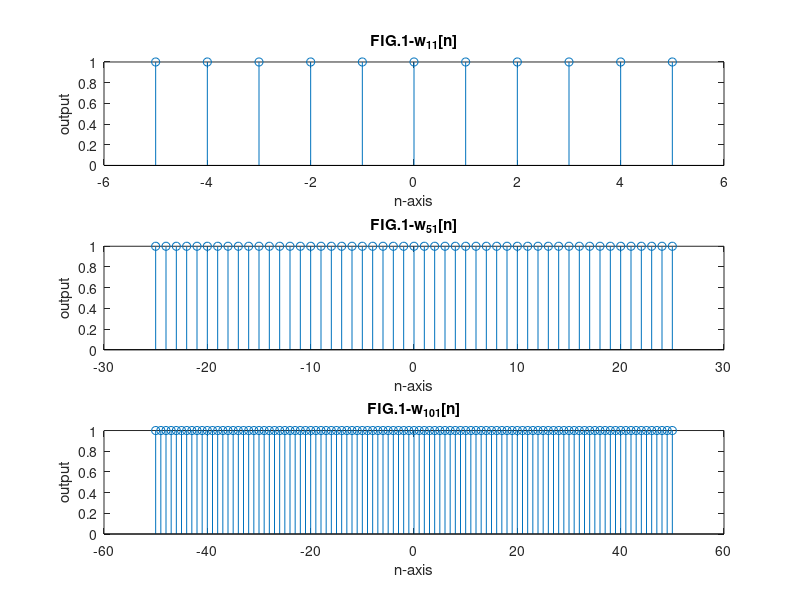
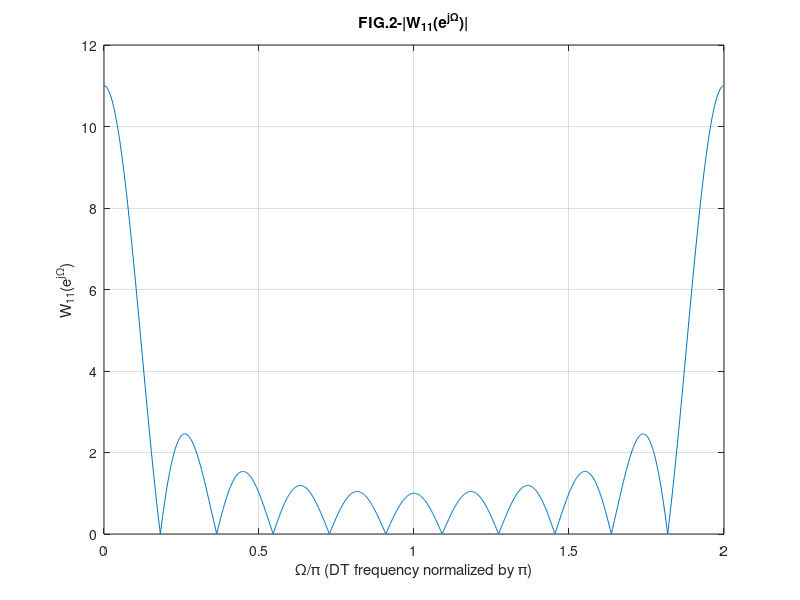
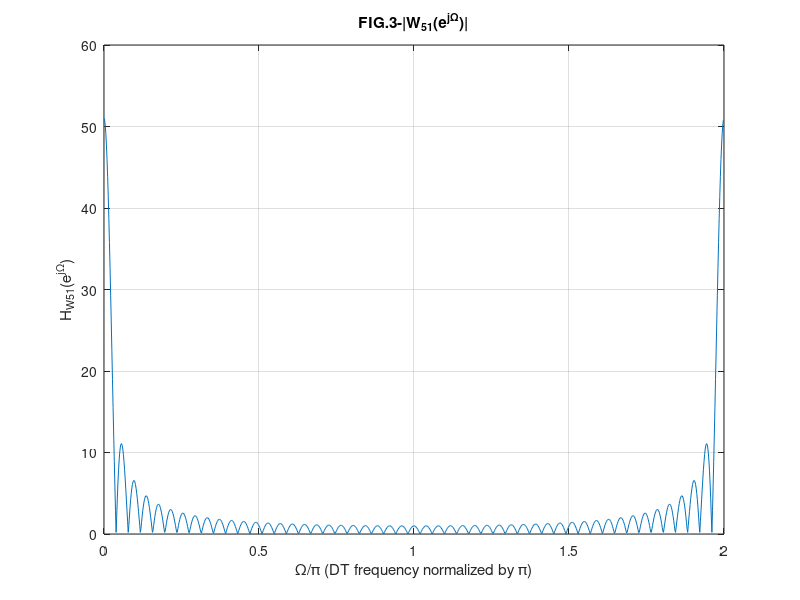
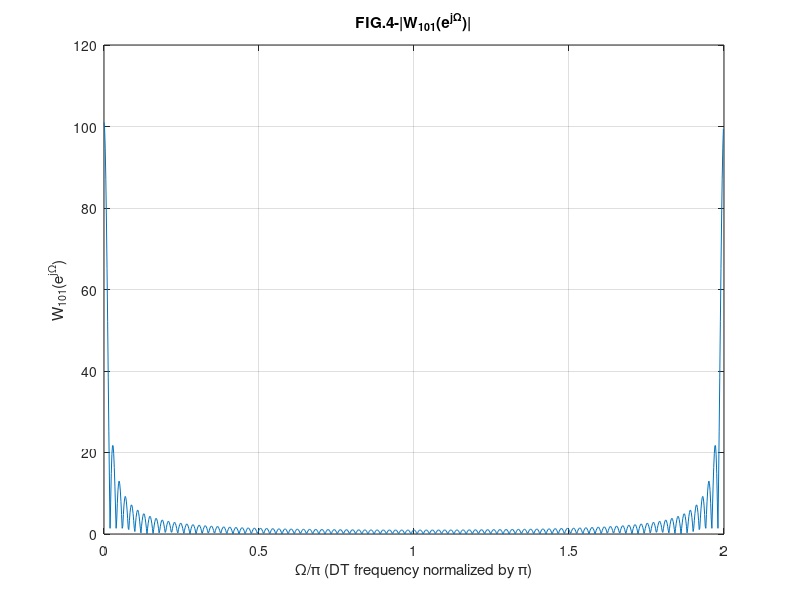

MATLAB code to generate these figures, in order: (Note: this script raises an error after producing the figures.)
clear all; 
close all; 

%--------------------------------------------------------------------------
%3 FIR Filter Design via the Window Method 
%PART (b) START - - - - - - - - - - - - - - - - - - - - - - - - - - - - - -
%declare rect. windows 
w11=rectwin(11);  
w51=rectwin(51); 
w101=rectwin(101); 
%plot rect. windows
n_11=-5:5;
n_51=-25:25;
n_101=-50:50; 
figure(1); 
subplot(3,1,1), stem(n_11,w11); 
title('FIG.1-w_{11}[n]'); 
xlabel('n-axis'); 
ylabel('output'); 
subplot(3,1,2), stem(n_51,w51); 
title('FIG.1-w_{51}[n]'); 
xlabel('n-axis'); 
ylabel('output');
subplot(3,1,3), stem(n_101,w101); 
title('FIG.1-w_{101}[n]');
xlabel('n-axis'); 
ylabel('output');
%FFTs of rect. windows 
W11=fft(w11,1024); 
W51=fft(w51,1024); 
W101=fft(w101,1024); 
%plot FFTs of rect. windows individually 
k = 0:1023; 
omega = 2*pi*k/1024; 
figure(); %figure 2 
plot(omega/pi,abs(W11)); 
title('FIG.2-|W_{11}(e^{j\Omega})|'); xlabel('\Omega/\pi (DT frequency normalized by \pi)'); ylabel('W_{11}(e^{j\Omega})'); 
grid; 
figure(); %figure 3 
plot(omega/pi,abs(W51)); 
title('FIG.3-|W_{51}(e^{j\Omega})|'); xlabel('\Omega/\pi (DT frequency normalized by \pi)'); ylabel('H_{W51}(e^{j\Omega})'); 
grid; 
figure(); %figure 4 
plot(omega/pi,abs(W101)); 
title('FIG.4-|W_{101}(e^{j\Omega})|'); xlabel('\Omega/\pi (DT frequency normalized by \pi)'); ylabel('W_{101}(e^{j\Omega})');  
grid; 
%subplot the FFTs of the windows 
figure(); %figure 5  
subplot(3,1,1), plot(omega/pi,(abs(W11))); 
grid; title('|W_{11}(e^{j\Omega})|'); xlabel('\Omega/\pi (DT frequency normalized by \pi)'); ylabel('W_{11}(e^{j\Omega})'); 
subplot(3,1,2), plot(omega/pi,(abs(W51))); 
grid; title('|W_{51}(e^{j\Omega})|'); xlabel('\Omega/\pi (DT frequency normalized by \pi)'); ylabel('W_{51}(e^{j\Omega})'); 
subplot(3,1,3), plot(omega/pi,(abs(W101))); 
grid; title('|W_{101}(e^{j\Omega})|'); xlabel('\Omega/\pi (DT frequency normalized by \pi)'); ylabel('W_{101}(e^{j\Omega})'); 
%plot all 3 rect. windows together  
figure(); %figure 6  
plot(omega/pi,abs(W11),'b-',omega/pi,abs(W51),'r--',omega/pi,abs(W101),'g-.'); 
grid; title('FIG.6-|W_{11}(e^{j\Omega})|, |W_{51}(e^{j\Omega})|, |W_{101}(e^{j\Omega})|'); xlabel('\Omega/\pi (DT frequency normalized by \pi)'); ylabel('W_{11}(e^{j\Omega}), W_{51}(e^{j\Omega}), W_{101}(e^{j\Omega})');  
legend('11pt rectwin','51pt rectwin','101pt rectwin'); 
xlim([0 0.25]); 
%plot all 3 rect. windows on a 10*log_10 scale for comparison 
figure(); %figure 7
subplot(3,1,1), plot(omega/pi,10*log10(abs(W11)));
grid; title('10*log_{10}(|W_{11}(e^{j\Omega})|)'); xlabel('\Omega/\pi (DT frequency normalized by \pi)'); ylabel('10*log_{10}(|W_{11}(e^{j\Omega})|)dB'); 
subplot(3,1,2), plot(omega/pi,10*log10(abs(W51))); 
grid; title('10*log_{10}(|W_{51}(e^{j\Omega})|)'); xlabel('\Omega/\pi (DT frequency normalized by \pi)'); ylabel('10*log_{10}(|W_{51}(e^{j\Omega})|)dB'); 
subplot(3,1,3), plot(omega/pi,10*log10(abs(W101))); 
grid; title('10*log_{10}(|W_{101}(e^{j\Omega})|)'); xlabel('\Omega/\pi (DT frequency normalized by \pi)'); ylabel('10*log_{10}(|W_{101}(e^{j\Omega})|)dB'); 

%PART (b) END - - - - - - - - - - - - - - - - - - - - - - - - - - - - - - -
%--------------------------------------------------------------------------

%--------------------------------------------------------------------------
%PART (c) START - - - - - - - - - - - - - - - - - - - - - - - - - - - - - -
%lowpass filter parameters
cutoff=(pi/4);  
n_5=-5:5;
n_25=-25:25;
n_50=-50:50;  
%creating the 3 lowpass filters 
h_11=(sin((cutoff).*n_5))./(pi.*n_5);
h_11(6)=0.25; %value at zero 
h_51=(sin((cutoff).*n_25))./(pi.*n_25);
h_51(26)=0.25; 
h_101=(sin((cutoff).*n_50))./(pi.*n_50); 
h_101(51)=0.25; 
%(i)plotting the filters 
figure(); %figure 8  
subplot(3,1,1), stem(n_5,h_11,'filled');
grid; title('3(c{i}):h_{lpf_{11}}[n]'); xlabel('n-axis'); ylabel('h_{lpf_{11}}[n]'); 
subplot(3,1,2), stem(n_25,h_51,'filled'); 
grid; title('3(c{i}):h_{lpf_{51}}[n]'); xlabel('n-axis'); ylabel('h_{lpf_{51}}[n]'); 
subplot(3,1,3), stem(n_50,h_101,'filled'); 
grid; title('3(c{i}):h_{lpf_{101}}[n]'); xlabel('n-axis'); ylabel('h_{lpf_{101}}[n]'); 
%(ii)frequency response of filters 
H11=fft(h_11,1024); 
H51=fft(h_51,1024); 
H101=fft(h_101,1024); 
figure(); %figure 9  
subplot(3,1,1), plot(omega/pi,(abs(H11)));
grid; title('|H_{W11}(e^{j\Omega})|'); xlabel('\Omega/\pi (DT frequency normalized by \pi)'); ylabel('|H_{W11}(e^{j\Omega})|'); 
subplot(3,1,2), plot(omega/pi,(abs(H51))); 
grid; title('|H_{W11}(e^{j\Omega})|'); xlabel('\Omega/\pi (DT frequency normalized by \pi)'); ylabel('|H_{W51}(e^{j\Omega})|'); 
subplot(3,1,3), plot(omega/pi,(abs(H101))); 
grid; title('|H_{W11}(e^{j\Omega})|'); xlabel('\Omega/\pi (DT frequency normalized by \pi)'); ylabel('|H_{W101}(e^{j\Omega})|'); 
%(iii)discussion 

%talk about something here 

%PART (c) END - - - - - - - - - - - - - - - - - - - - - - - - - - - - - - -
%--------------------------------------------------------------------------

%--------------------------------------------------------------------------
%PART (d) START - - - - - - - - - - - - - - - - - - - - - - - - - - - - - -
%(i)making the blackman windows
blackman11=blackman(11); 
blackman51=blackman(51); 
blackman101=blackman(101); 
%plotting blackman windows 
figure(); %figure 10 
subplot(3,1,1), stem(n_5,blackman11); 
grid; title('FIG.10-11pt BMW'); xlabel('n-axis'); ylabel('BMW_{11}[n]'); 
subplot(3,1,2), stem(n_25,blackman51); 
grid; title('FIG.10-51pt BMW'); xlabel('n-axis'); ylabel('BMW_{51}[n]'); 
subplot(3,1,3), stem(n_50,blackman101); 
grid; title('FIG.10-101pt BMW'); xlabel('n-axis'); ylabel('BMW_{101}[n]');  
%(ii)plot the frequency reponse of the 3 blackman windows 
%FFTs of blackman windows 
BM11=fft(blackman11,1024); 
BM51=fft(blackman51,1024); 
BM101=fft(blackman101,1024); 
%plotting FFTs of blackman windows 
figure(); %figure 11 
subplot(3,1,1), plot(omega/pi,10*log10(abs(BM11))); 
grid; title('10*log_{10}(|BMW_{11}(e^{j\Omega})|)'); xlabel('\Omega/\pi (DT frequency normalized by \pi)'); ylabel('10*log_{10}(|BMW_{11}(e^{j\Omega})|)'); 
subplot(3,1,2), plot(omega/pi,10*log10(abs(BM51))); 
grid; title('10*log_{10}(|BMW_{51}(e^{j\Omega})|)'); xlabel('\Omega/\pi (DT frequency normalized by \pi)'); ylabel('10*log_{10}(|BMW_{51}(e^{j\Omega})|)'); 
subplot(3,1,3), plot(omega/pi,10*log10(abs(BM101)));
grid; title('10*log_{10}(|BMW_{101}(e^{j\Omega})|)'); xlabel('\Omega/\pi (DT frequency normalized by \pi)'); ylabel('10*log_{10}(|BMW_{101}(e^{j\Omega})|)'); 
%(iii)%designing the lowpass filters with blackman windows 
hlpf_BMW11=transpose(blackman11).*h_11; 
hlpf_BMW51=transpose(blackman51).*h_51; 
hlpf_BMW101=transpose(blackman101).*h_101; 
%frequency response
HLPF_BMW11=fft(hlpf_BMW11,1024); 
HLPF_BMW51=fft(hlpf_BMW51,1024); 
HLPF_BMW101=fft(hlpf_BMW101,1024); 
%plotting
figure(); %figure 12 
subplot(3,1,1),plot(omega/pi,20*log10(abs(HLPF_BMW11))); 
grid; title('20*log_{10}(|H_{BMW11}(e^{j\Omega})|)'); xlabel('\Omega/\pi (DT frequency normalized by \pi)'); ylabel('20*log_{10}(|H_{BMW11}(e^{j\Omega})|)'); 
subplot(3,1,2),plot(omega/pi,20*log10(abs(HLPF_BMW51))); 
grid; title('20*log_{10}(|H_{BMW51}(e^{j\Omega})|)'); xlabel('\Omega/\pi (DT frequency normalized by \pi)'); ylabel('20*log_{10}(|H_{BMW51}(e^{j\Omega})|)'); 
subplot(3,1,3),plot(omega/pi,20*log10(abs(HLPF_BMW101))); 
grid; title('20*log_{10}(|H_{BMW101}(e^{j\Omega})|)'); xlabel('\Omega/\pi (DT frequency normalized by \pi)'); ylabel('20*log_{10}(|H_{BMW101}(e^{j\Omega})|)'); 
%(iv)

%come back to this part later when you understand the directions 

%PART (d) END - - - - - - - - - - - - - - - - - - - - - - - - - - - - - - -

%PART (e) START - - - - - - - - - - - - - - - - - - - - - - - - - - - - - -
 
%see script attached 

%PART (e) END - - - - - - - - - - - - - - - - - - - - - - - - - - - - - - - 

%PART (f) START - - - - - - - - - - - - - - - - - - - - - - - - - - - - - -
winfxn='blackman'; 
M=5; %from -5 to 5, an 11 point blackman window 
[h,n]=firwinlpf((pi/4),M,winfxn); 
figure(); %figure 13 
stem(n,h,'filled'); 
grid; title('FIG.13-firwinlpf test:\Omega_{c}=\pi/4,M=5,blackman'); xlabel('n-axis'); ylabel('h_{BMW11}[n]'); 

%PART (f) END - - - - - - - - - - - - - - - - - - - - - - - - - - - - - - -
%--------------------------------------------------------------------------
%//////////////////////////////////////////////////////////////////////////

%//////////////////////////////////////////////////////////////////////////
%--------------------------------------------------------------------------
%4 Design of a Bandpass and Highpass FIR Filters  
%PART (a) START - - - - - - - - - - - - - - - - - - - - - - - - - - - - - -

%see hand calculations 

%PART (a) END - - - - - - - - - - - - - - - - - - - - - - - - - - - - - - - 

%see hand calculations 

%PART (b) START - - - - - - - - - - - - - - - - - - - - - - - - - - - - - -

%see hand calculations 

%PART (b) END - - - - - - - - - - - - - - - - - - - - - - - - - - - - - - - 

%PART (c) START - - - - - - - - - - - - - - - - - - - - - - - - - - - - - -
%apply the firwinlpf function 
winfxn='rectwin'; 
[h_bp,n_bp]=firwinlpf((pi/3),50,winfxn); 
figure(); %figure 14
stem(n_bp,h_bp,'filled'); 
grid; title('4(c):FIG.14-w_{101}[n]*h_{ideal_{lpf}}[n]\Omega_c=\pi/3'); xlabel('n-axis'); ylabel('h_{w_{101}}[n]'); 
%modulate by a cosine function 
h_bp_101=1*transpose(h_bp).*cos(pi*n_bp); 
%H_BP_101=fft(h_bp_101,1024); 
[mag,omega]=freqz(h_bp_101,1,1024,'whole'); 
figure(); %figure 15 
%freqz(h_bp_101,1024,'whole'); 
plot(omega/pi,abs(mag)); 
grid; title('4(c):FIG.15-|H_{HP_{W101}}(e^{j\Omega})|~\Omega_c=\pi/3,\Omega_0=\pi'); xlabel('\Omega/\pi (DT frequency normalized by \pi)'); ylabel('H_{HP_{W101}}(e^{j\Omega})'); 
%PART (c) END - - - - - - - - - - - - - - - - - - - - - - - - - - - - - - - 

%PART (d) START - - - - - - - - - - - - - - - - - - - - - - - - - - - - - -
%(i)

%see hand calculations 

%(ii)

%see hand calculations 

%(iii)
%parameters for the firwinlpf fuction 
winfxn='rectwin'; 
cutoff=pi/5;
M=50; %for a 101 point rectwin 
[h_101_2,n_101_2]=firwinlpf(cutoff,M,winfxn); 
figure(); %figure 16
stem(n_101_2,h_101_2,'filled');
grid; title('4d(iii):w_{101}[n]*h_{ideal_{lpf}}[n]:\Omega_c=\pi/5,M=101,rectwin \Omega_c=\pi/5'); xlabel('n-axis'); ylabel('h_{w_{101}}[n]'); 
%modulate by a cosine function 
h_bp_101_2=2*transpose(h_101_2).*cos(((2*pi)/5)*n_101_2);
%H_BP_101_2=fft(h_bp_101_2,1024);
[mag,phase]=freqz(h_bp_101_2,1,1024,'whole'); 
figure(); %figure 17 
plot(phase/pi,abs(mag)); 
grid; title('4d(iii):|H_{BP_{W101}}(e^{j\Omega})|~\Omega_c=\pi/5,\Omega_0=2\pi/5'); xlabel('\Omega/\pi (DT frequency normalized by \pi)'); ylabel('H_{BP_{W101}}(e^{j\Omega})'); 
%PART (d) END - - - - - - - - - - - - - - - - - - - - - - - - - - - - - - - 
%--------------------------------------------------------------------------

%--------------------------------------------------------------------------
%5 AUDIO FILTERING EXAMPLE 
%PART (a) START - - - - - - - - - - - - - - - - - - - - - - - - - - - - - -

%see analytical calculations 

%PART (a) END - - - - - - - - - - - - - - - - - - - - - - - - - - - - - - -

%PART (b) START - - - - - - - - - - - - - - - - - - - - - - - - - - - - - -

%see analytical calculations 

%PART (b) START- - - - - - - - - - - - - - - - - - - - - - - - - - - - - - -

%see analytical calculations 

%PART (b) END - - - - - - - - - - - - - - - - - - - - - - - - - - - - - - -

%PART (c) START - - - - - - - - - - - - - - - - - - - - - - - - - - - - - -
%(i)PLAY THE NOISY SIGNAL XAUDIO WITH FS 
load noisytrack.mat 
%soundsc(xaudio,fs); 
%(ii)CREATE THE FILTERS AND FILTER THE AUDIO 
%lengths for the windows
%M_han=37;
M_han=44; %new length used to meet the requirements 
M_ham=47; 
M_black=68; 
window_cutoff=0.192744*pi; 
%use the firwinlpf function 
[h_han,m_han]=firwinlpf(window_cutoff,M_han,'hanning'); 
[h_ham,m_ham]=firwinlpf(window_cutoff,M_ham,'hamming'); 
[h_black,m_black]=firwinlpf(window_cutoff,M_black,'blackman'); 
%freqz of of the impulse respnose
[han_h,han_freq]=freqz(h_han,1,8192,'whole',fs); 
[ham_h,ham_freq]=freqz(h_ham,1,8192,'whole',fs); 
[black_h,black_freq]=freqz(h_black,1,8192,'whole',fs); 

%plotting the frequency response
figure();
subplot(3,1,1), plot(han_freq,abs(han_h)); 
grid; title('5(c):FIG.-|H_{HAN}(e^{j\Omega})|'); xlabel('Frequency(Hz)'); ylabel('|H_{HAN}(e^{j\Omega})|'); 
subplot(3,1,2), plot(ham_freq,abs(ham_h)); 
grid; title('5(c):FIG.-|H_{HAM}(e^{j\Omega})|'); xlabel('Frequency(Hz)'); ylabel('|H_{HAM}(e^{j\Omega})|'); 
subplot(3,1,3), plot(black_freq,abs(black_h)); 
grid; title('5(c):FIG.-|H_{BLACK}(e^{j\Omega})|'); xlabel('Frequency(Hz)'); ylabel('|H_{BLACK}(e^{j\Omega})|'); 

%plotting the passband of each filter 
figure(); 
subplot(3,1,1),plot(han_freq,abs(han_h));
ylim([0.9900,1.010]); 
xlim([0 5000]); 
grid; title('5(c):FIG.-Passband of |H_{HAN}(e^{j\Omega})|'); xlabel('Frequency(Hz)'); ylabel('H_{HAN}(e^{j\Omega})'); 

subplot(3,1,2),plot(ham_freq,abs(ham_h)); 
ylim([0.9900,1.010]); 
xlim([0 5000]); 
grid; title('5(c):FIG.-Passband of |H_{HAM}(e^{j\Omega})|'); xlabel('Frequency(Hz)'); ylabel('H_{HAM}(e^{j\Omega})');

subplot(3,1,3),plot(black_freq,abs(black_h)); 
ylim([0.9900,1.010]); 
xlim([0 5000]); 
grid; title('5(c):FIG.-Passband of |H_{BLACK}(e^{j\Omega})|'); xlabel('Frequency(Hz)'); ylabel('H_{BLACK}(e^{j\Omega})');

%plotting the stopband 
figure(); 
subplot(3,1,1), plot(han_freq,abs(han_h)); 
xlim([4900 7000]); 
ylim([0 0.010]);
grid; title('5(c):FIG.-Stopband of |H_{HAN}(e^{j\Omega})|'); xlabel('Frequency(Hz)'); ylabel('H_{HAN}(e^{j\Omega})'); 

subplot(3,1,2), plot(ham_freq,abs(ham_h)); 
xlim([4900 7000]); 
ylim([0 0.010]);
grid; title('5(c):FIG.-Stopband of |H_{HAM}(e^{j\Omega})|'); xlabel('Frequency(Hz)'); ylabel('H_{HAM}(e^{j\Omega})');

subplot(3,1,3), plot(black_freq,abs(black_h)); 
xlim([4900 7000]); 
ylim([0 0.010]);
grid; title('5(c):FIG.-Stopband of |H_{BLACK}(e^{j\Omega})|'); xlabel('Frequency(Hz)'); ylabel('H_{BLACK}(e^{j\Omega})');

%plotting the phase 
figure(); 
subplot(3,2,1), plot(han_freq,angle(han_h)); 
grid; title('5(c):FIG.-Phase |H_{HAN}(e^{j\Omega})|'); xlabel('Frequency(Hz)'); ylabel('Phase H_{HAN}(e^{j\Omega})'); 
subplot(3,2,2), plot(han_freq,unwrap(angle(han_h))); 
grid; title('5(c):FIG.-Unwrapped Phase H_{HAN}(e^{j\Omega})'); xlabel('Frequency(Hz)'); ylabel('|H_{HAN}(e^{j\Omega})|'); 

subplot(3,2,3), plot(ham_freq,angle(ham_h)); 
grid; title('5(c):FIG.-Phase |H_{HAM}(e^{j\Omega})|'); xlabel('Frequency(Hz)'); ylabel('Phase H_{HAM}(e^{j\Omega})');
subplot(3,2,4), plot(ham_freq,unwrap(angle(ham_h))); 
grid; title('5(c):FIG.-Unwrapped Phase H_{HAM}(e^{j\Omega})'); xlabel('Frequency(Hz)'); ylabel('|H_{HAM}(e^{j\Omega})|'); 

subplot(3,2,5), plot(black_freq,angle(black_h)); 
grid; title('5(c):FIG.-Phase |H_{BLACK}(e^{j\Omega})|'); xlabel('Frequency(Hz)'); ylabel('Phase H_{BLACK}(e^{j\Omega})');
subplot(3,2,6), plot(black_freq,unwrap(angle(black_h))); 
grid; title('5(c):FIG.-Unwrapped Phase H_{BLACK}(e^{j\Omega})'); xlabel('Frequency(Hz)'); ylabel('|H_{BLACK}(e^{j\Omega})|'); 

%apply the filters 
y_han=filter(h_han,1,xaudio); 
y_ham=filter(h_ham,1,xaudio); 
y_blackman=filter(h_black,1,xaudio); 

%transform the filtered signal 
[X_han,F_han]=freqz(y_han,1,8196,'whole',fs); 
[X_ham,F_ham]=freqz(y_ham,1,8196,'whole',fs); 
[X_bmw,F_bmw]=freqz(y_blackman,1,8196,'whole',fs); 

%plot transforms 
figure(); 
subplot(3,1,1),plot(F_han,20*log10(abs(X_han))); 
grid; title('5(c)_{iii}20*log_{10}(|H_{XAUDIO_{HAN}}(e^{j\Omega})|)');
xlabel('Frequency(Hz)'); ylabel('H(e^{j\Omega}) dB'); 
subplot(3,1,2),plot(F_ham,20*log10(abs(X_ham))); 
grid; title('5(c)_{iii}20*log_{10}(|H(e^{j\Omega})|)'); 
xlabel('Frequency(Hz)'); ylabel('H(e^{j\Omega}) dB'); 
subplot(3,1,3),plot(F_bmw,20*log10(abs(X_bmw))); 
grid; title('5(c)_{iii}20*log_{10}(|H_{XAUDIO_{BMW}}(e^{j\Omega})|)'); 
xlabel('Frequency(Hz)'); ylabel('H(e^{j\Omega}) dB'); 
 
%(iii)PLOTS 
%PART (c) END - - - - - - - - - - - - - - - - - - - - - - - - - - - - - - -